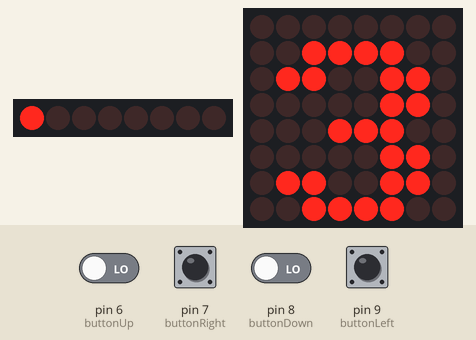
This sketch was run on a simulated Arduino Nano, built with avr-gcc and run on an emulated ATmega328P. Shown: 8 shift-register outputs drawn as a row of LEDs (first output left, lit = HIGH), 8×8 LED matrix. Wiring (inferred from the names in the program): shift register (74HC595): data pin 3; shift clock pin 2; latch pin 4. Wiring (inferred from the signals the program sends): row of LEDs: on Q0, Q1, Q2, Q3, Q4, Q5, Q6, Q7. The test bench sets the inputs (shaded band); at power-on: pin 6 (buttonUp), pin 7 (buttonRight), pin 8 (buttonDown), pin 9 (buttonLeft) LOW. Random numbers use the default seed unless the sketch sets one.

Above: at 1.0 s.
At 2.1 s:
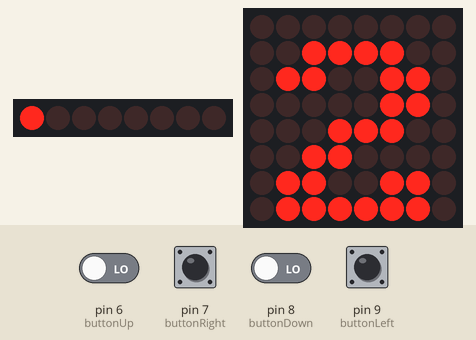
2.2 s: pin 6 (buttonUp) driven HIGH and pin 8 (buttonDown) driven HIGH
5.2 s: pin 8 (buttonDown) driven LOW
At 6.1 s:
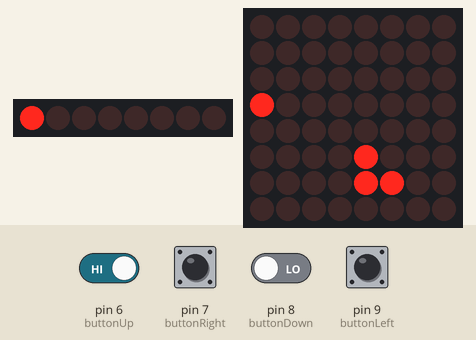
8.2 s: pin 7 (buttonRight) pulled HIGH for 1 s
At 8.9 s:
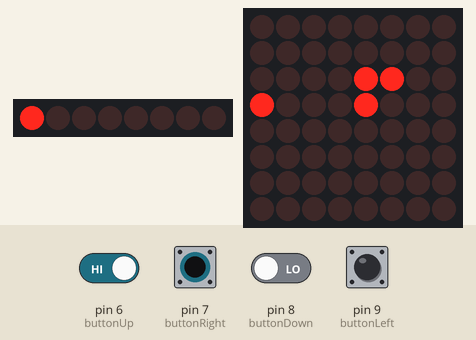
Timing chart, 0 to 11.2 s (numbered marks = the images above; inputs shaded):
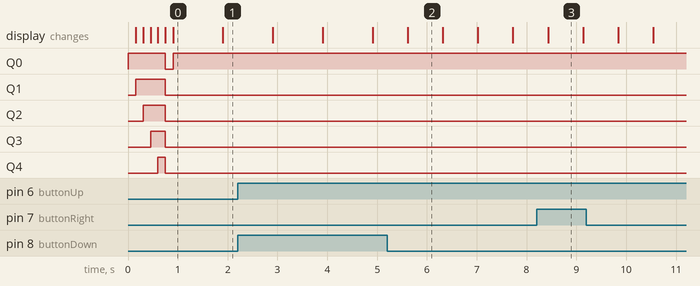

The sketch:

Snake.ino
```cpp
/*
 * The classic game snake
 * author: Vera Link
 * hardware: Arduino nano, 8x8 LED display, 5 LEDs + shift register, 4 push buttons
 */
#include <LedControl.h>
#include <time.h>
#define UP 0
#define DOWN 2
#define RIGHT 1
#define LEFT 3

// parameters: int dataPin, int clkPin, int csPin, int numDevices
LedControl lc = LedControl (12, 11, 10, 1);

// pins for the buttons commanding the direction
int buttonUp = 6;
int buttonRight = 7;
int buttonDown = 8;
int buttonLeft = 9;
// pins for the shift register for the 5 level LEDs
int latchPin = 4;   // orange
int clockPin = 2;   // yellow
int dataPin = 3;    // grey

// several static variables:
static int speedTime[5] = {700, 550, 400, 300, 230}; // the higher the int, the faster the snake moves
static int currentLevel;  // eg. used to iterate through the speedTime-Array
static int score;         // increased after each eaten treat, after certain scores currentLevel increases
static int direction;     // direction in which the snake moves (see defined constants)
static int treatPos;      // treat the snake wants to eats, first digit = x-position, second digit = y-position
static int snakeBody[64]; // snakeBody[0] represents the head, first digit = x-position, second digit = y-position
static int snakeLength;   // eg. used to iterate through the snakeBody-Array


void setup()
{
  lc.shutdown(0, false);      // false -> normal operation, true -> power-down-mode
  lc.setIntensity(0,15);      // brightness from 1 - 15
  lc.clearDisplay(0);
  Serial.begin(9600);
  randomSeed(analogRead(0));

  pinMode(buttonUp, INPUT);
  pinMode(buttonDown, INPUT);
  pinMode(buttonLeft, INPUT);
  pinMode(buttonRight, INPUT);
  pinMode(latchPin, OUTPUT);
  pinMode(clockPin, OUTPUT);
  pinMode(dataPin, OUTPUT);

  lightTest();
}

void loop()
{
  gameReset();
  displayCountDown();
  bool alive = true;
  setSnake();
  setTreat();
  displayMatrix();
  while (alive)
  {
    direction = directionInput();
    alive = nextMove();
    displayMatrix();
  }
}

/* sets LEDs on Matrix on/off according to current positions of the snake and the treat */
void displayMatrix () {
  lc.clearDisplay(0);
  // display the treat:
  lc.setLed(0, treatPos % 10, treatPos / 10, true);
  // display the snakes body:
  for (int i = 0; i < snakeLength; i++)
  {
    lc.setLed(0, snakeBody[i] % 10, snakeBody[i] / 10, true);
  }
}

/* Listens to the 4 push buttons for commands to change the direction
 * the higher the currentLevel, the more time the player has for his/her move
*/
int directionInput()
{
  int input = direction;
  int waitingTime = speedTime[currentLevel];
  while (waitingTime > 0)
  {
    if (digitalRead(buttonUp) == HIGH) input = UP;
    if (digitalRead(buttonDown) == HIGH) input = DOWN;
    if (digitalRead(buttonRight) == HIGH) input = RIGHT;
    if (digitalRead(buttonLeft) == HIGH) input = LEFT;
    delay(5);
    waitingTime = waitingTime - 5;
  }
  delay(waitingTime);
  return input;
}

/* Moving the snake according to the current direction.
   Returns true if move is successfull, and false if the snake hits its head
   */
bool nextMove()
{
  int newHeadPos = -1;
  switch (direction)
  {
     case UP:
      newHeadPos = snakeBody[0] - 1;
      break;
     case RIGHT:
      newHeadPos = snakeBody[0] + 10;
      break;
     case DOWN:
      newHeadPos = snakeBody[0] + 1;
      break;
     case LEFT:
      newHeadPos = snakeBody[0] - 10;
      break;
  }
  // check if snake hits itself (condition 1) or the wall (conditions 1-3):
  if (isSnake(newHeadPos) || newHeadPos < 0 || newHeadPos > 77 || newHeadPos % 10 > 7)
  {
    // let the hurt head blink a few times
    letBlink(snakeBody[0], 10);
    return false;
  }
  // check if the snake eats a treat
  if (newHeadPos == treatPos)
  {
    score++;
    setTreat();
    snakeLength++;
    // level up after a certain reached score
    if (score == 3 || score == 7 || score == 12 || score == 17)
    {
      levelUp();
    }
  }
  // update the position of the snakes body parts by iterating through the snakeBody-Array from behind (shifting)
  for (int i = snakeLength - 1; i > 0; i--)
  {
    snakeBody[i] = snakeBody[i - 1];
  }
  snakeBody[0] = newHeadPos;
  return true;
}

/* Creates a new snake in the down right corner. */
void setSnake()
{
  direction = LEFT;
  snakeLength = 3;
  // delete old body parts:
  for (int i = 3; i < 64; i++)
  {
    snakeBody[i] = 0;
  }
  // set new body parts:
  snakeBody[0] = 46;
  snakeBody[1] = 56;
  snakeBody[2] = 66;
}

/* Creates a new treat at a random free place */
void setTreat()
{
  do
  {
    treatPos = random(0,8) * 10 + random(0,8);
  } while (isSnake(treatPos));
}

/* checks if the given position is already covered by the snake*/
bool isSnake(int pos)
{
  for (int i = 0; i < snakeLength; i++)
  {
    if (snakeBody[i] == pos) return true;
  }
  return false;
}

/* Level up after a certain reached score (=eaten treats). Do so by:
 * Increasing currentLevel (automatically makes the snake moves faster)
 * lighten up one more LED on the hardware controller (via shift register)
*/
void levelUp()
{
  currentLevel++;
  Serial.print("score: "); Serial.println(score);
  Serial.print("level: "); Serial.println(currentLevel);
  int levelLEDs[5] = {0B00000001, 0B00000011, 0B00000111, 0B00001111, 0B00011111};
  digitalWrite(latchPin, LOW);
  shiftOut(dataPin, clockPin, MSBFIRST, levelLEDs[currentLevel]);
  digitalWrite(latchPin, HIGH);
}

/* resets scores and turns on first level LED */
void gameReset()
{
  currentLevel = 0;
  score = 0;
  digitalWrite(latchPin, LOW);
  shiftOut(dataPin, clockPin, MSBFIRST, 0B00000001);
  digitalWrite(latchPin, HIGH);
}

/* to be called at each new game for player prep*/
void displayCountDown()
{
  byte no3[8] = {0B00000000,0B00111100,0B01100110,0B00000110,0B00011100,0B00000110,0B01100110,0B00111100};
  byte no2[8] = {0B00000000,0B00111100,0B01100110,0B00000110,0B00011100,0b00110000,0B01100110,0B01111110};
  byte no1[8] = {0B00000000,0B00011000,0B00111000,0B00011000,0B00011000,0B00011000,0B00011000,0B01111110};
  byte go[8]  = {0B00000000,0B01110111,0B10000101,0B10110101,0B10010101,0B01110111,0B00000000,0B00000000};
  setMatrix(no3);
  delay(1000);
  setMatrix(no2);
  delay(1000);
  setMatrix(no1);
  delay(1000);
  setMatrix(go);
  delay(1000);
}

/* prints an array of length 8 on the 8x8 LED Matrix */
void setMatrix(byte m[8])
{
  for (int i = 0; i < 8; i++)
  {
    lc.setRow(0, i, m[i]);
  }
}

/* Enlights LED 1 - 5 */
void lightTest()
{
  int tests[6] = {0B00000001, 0B00000011, 0B00000111, 0B00001111, 0B00011111,0B00000000};
  for (int i = 0; i < 6; i++) {
    digitalWrite(latchPin, LOW);
    shiftOut(dataPin, clockPin, MSBFIRST, tests[i]);
    digitalWrite(latchPin, HIGH);
    delay(150);
  }
}

/* lets a certain LED of the matrix at position pos blink for n times*/
void letBlink(int pos, int n)
{
  for (int i = 0; i < n; i++)
  {
    lc.setLed(0, pos % 10, pos / 10, false);
    delay(80);
    lc.setLed(0, pos % 10, pos / 10, true);
    delay(80);
  }
}
```

Measured:
- what the display in image 0 shows lasts 1.0 s, from 0.9 s to 1.9 s
- what the display in image 2 shows lasts 0.7 s, from 5.6 s to 6.3 s
